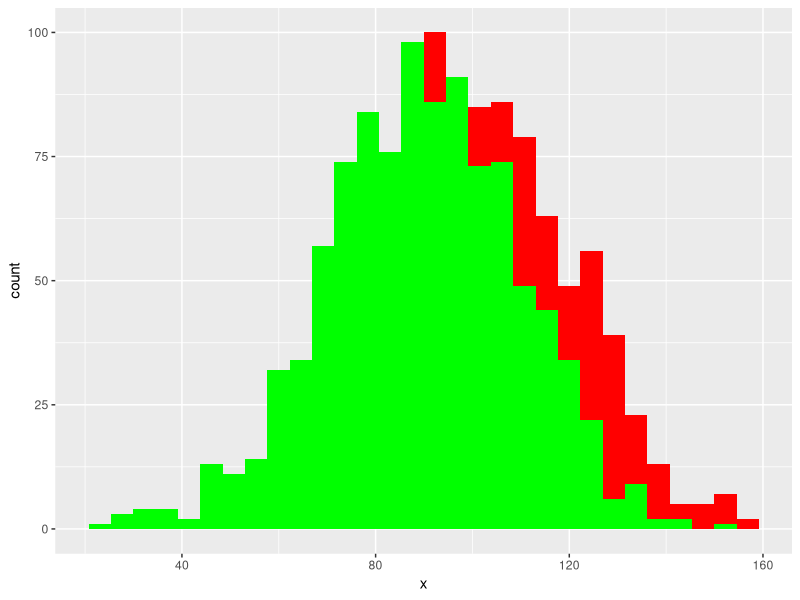

Recreate this plot in R.
## ---- chunk 1
#load packages
suppressWarnings(library(tidyr))
library(knitr)
library(ggplot2)
library(tidyr)
## ---- chunk 2
set.seed(25)
x <- rnorm(1000, 100, 20)
y <- rnorm(1000, 90, 20)
dat <- data.frame(x, y)
## ---- chunk 3
dat
## ---- chunk 4
ggplot(dat) +
  geom_histogram(aes(x = x), fill = "red") + 
  geom_histogram(aes(x = y), fill = "green")
## ---- chunk 5
dat_long <- data.frame(group = c(rep("x", 1000), rep("y", 1000)), 
                       val = c(x, y))
## ---- chunk 6
dat_long
